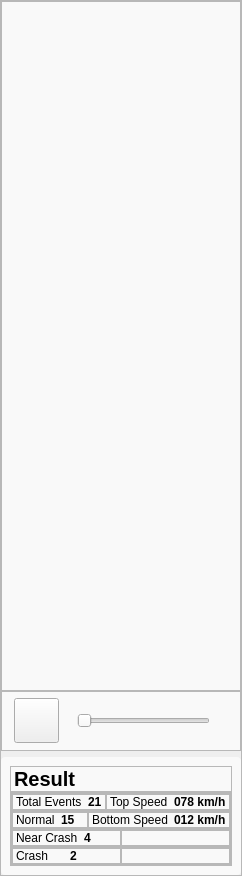
     <widget class="QFrame" name="frame_mid">
      <property name="styleSheet">
       <string notr="true"/>
      </property>
      <property name="frameShape">
       <enum>QFrame::StyledPanel</enum>
      </property>
      <property name="frameShadow">
       <enum>QFrame::Raised</enum>
      </property>
      <layout class="QVBoxLayout" name="verticalLayout_6">
       <property name="leftMargin">
        <number>0</number>
       </property>
       <property name="topMargin">
        <number>0</number>
       </property>
       <property name="rightMargin">
        <number>0</number>
       </property>
       <property name="bottomMargin">
        <number>0</number>
       </property>
       <item>
        <widget class="QFrame" name="frame_media">
         <property name="minimumSize">
          <size>
           <width>0</width>
           <height>750</height>
          </size>
         </property>
         <property name="styleSheet">
          <string notr="true">#frame_media {
	background-color: #f9f9f9;
	border-radius: 4px;
}</string>
         </property>
         <property name="frameShape">
          <enum>QFrame::StyledPanel</enum>
         </property>
         <property name="frameShadow">
          <enum>QFrame::Raised</enum>
         </property>
         <layout class="QVBoxLayout" name="verticalLayout_9">
          <property name="spacing">
           <number>0</number>
          </property>
          <property name="leftMargin">
           <number>0</number>
          </property>
          <property name="topMargin">
           <number>0</number>
          </property>
          <property name="rightMargin">
           <number>0</number>
          </property>
          <property name="bottomMargin">
           <number>0</number>
          </property>
          <item>
           <widget class="QFrame" name="frame_vid">
            <property name="frameShape">
             <enum>QFrame::StyledPanel</enum>
            </property>
            <property name="frameShadow">
             <enum>QFrame::Raised</enum>
            </property>
           </widget>
          </item>
          <item>
           <widget class="QFrame" name="frame_player">
            <property name="maximumSize">
             <size>
              <width>16777215</width>
              <height>60</height>
             </size>
            </property>
            <property name="frameShape">
             <enum>QFrame::StyledPanel</enum>
            </property>
            <property name="frameShadow">
             <enum>QFrame::Raised</enum>
            </property>
            <layout class="QHBoxLayout" name="horizontalLayout_10">
             <property name="spacing">
              <number>18</number>
             </property>
             <property name="leftMargin">
              <number>12</number>
             </property>
             <property name="topMargin">
              <number>0</number>
             </property>
             <property name="rightMargin">
              <number>30</number>
             </property>
             <property name="bottomMargin">
              <number>0</number>
             </property>
             <item>
              <widget class="QPushButton" name="btn_play">
               <property name="minimumSize">
                <size>
                 <width>45</width>
                 <height>45</height>
                </size>
               </property>
               <property name="styleSheet">
                <string notr="true"/>
               </property>
               <property name="text">
                <string/>
               </property>
               <property name="icon">
                <iconset>
                 <normaloff>assets/play_circle.svg</normaloff>
                 <normalon>assets/pause_circle_outline.svg</normalon>assets/play_circle.svg</iconset>
               </property>
               <property name="iconSize">
                <size>
                 <width>40</width>
                 <height>40</height>
                </size>
               </property>
              </widget>
             </item>
             <item>
              <widget class="QSlider" name="horizontalSlider">
               <property name="minimumSize">
                <size>
                 <width>0</width>
                 <height>36</height>
                </size>
               </property>
               <property name="orientation">
                <enum>Qt::Horizontal</enum>
               </property>
              </widget>
             </item>
            </layout>
           </widget>
          </item>
         </layout>
        </widget>
       </item>
       <item>
        <widget class="QFrame" name="frame_res">
         <property name="styleSheet">
          <string notr="true">#frame_res {
	background-color: #f9f9f9;
	border-radius: 4px;
}</string>
         </property>
         <property name="frameShape">
          <enum>QFrame::StyledPanel</enum>
         </property>
         <property name="frameShadow">
          <enum>QFrame::Raised</enum>
         </property>
         <layout class="QVBoxLayout" name="verticalLayout_13">
          <property name="spacing">
           <number>0</number>
          </property>
          <item>
           <widget class="QFrame" name="frame_res_top">
            <property name="maximumSize">
             <size>
              <width>16777215</width>
              <height>45</height>
             </size>
            </property>
            <property name="frameShape">
             <enum>QFrame::StyledPanel</enum>
            </property>
            <property name="frameShadow">
             <enum>QFrame::Raised</enum>
            </property>
            <layout class="QHBoxLayout" name="horizontalLayout_13">
             <property name="spacing">
              <number>0</number>
             </property>
             <property name="leftMargin">
              <number>3</number>
             </property>
             <property name="topMargin">
              <number>0</number>
             </property>
             <property name="rightMargin">
              <number>3</number>
             </property>
             <property name="bottomMargin">
              <number>0</number>
             </property>
             <item>
              <widget class="QLabel" name="label_res">
               <property name="styleSheet">
                <string notr="true">#label_res {
	font-weight: 600;
	font-size: 20px;
}</string>
               </property>
               <property name="text">
                <string>Result</string>
               </property>
              </widget>
             </item>
            </layout>
           </widget>
          </item>
          <item>
           <widget class="QFrame" name="frame_res_bot">
            <property name="frameShape">
             <enum>QFrame::StyledPanel</enum>
            </property>
            <property name="frameShadow">
             <enum>QFrame::Raised</enum>
            </property>
            <layout class="QVBoxLayout" name="verticalLayout_14">
             <property name="spacing">
              <number>0</number>
             </property>
             <property name="leftMargin">
              <number>0</number>
             </property>
             <property name="topMargin">
              <number>0</number>
             </property>
             <property name="rightMargin">
              <number>0</number>
             </property>
             <property name="bottomMargin">
              <number>0</number>
             </property>
             <item>
              <widget class="QFrame" name="frame_res_1">
               <property name="frameShape">
                <enum>QFrame::StyledPanel</enum>
               </property>
               <property name="frameShadow">
                <enum>QFrame::Raised</enum>
               </property>
               <layout class="QHBoxLayout" name="horizontalLayout_14">
                <property name="spacing">
                 <number>0</number>
                </property>
                <property name="leftMargin">
                 <number>0</number>
                </property>
                <property name="topMargin">
                 <number>0</number>
                </property>
                <property name="rightMargin">
                 <number>0</number>
                </property>
                <property name="bottomMargin">
                 <number>0</number>
                </property>
                <item>
                 <widget class="QFrame" name="frame_res_total">
                  <property name="frameShape">
                   <enum>QFrame::StyledPanel</enum>
                  </property>
                  <property name="frameShadow">
                   <enum>QFrame::Raised</enum>
                  </property>
                  <layout class="QHBoxLayout" name="horizontalLayout_15">
                   <property name="leftMargin">
                    <number>3</number>
                   </property>
                   <property name="topMargin">
                    <number>0</number>
                   </property>
                   <property name="rightMargin">
                    <number>3</number>
                   </property>
                   <property name="bottomMargin">
                    <number>0</number>
                   </property>
                   <item>
                    <widget class="QLabel" name="label_total_1">
                     <property name="maximumSize">
                      <size>
                       <width>150</width>
                       <height>16777215</height>
                      </size>
                     </property>
                     <property name="text">
                      <string>Total Events</string>
                     </property>
                    </widget>
                   </item>
                   <item>
                    <widget class="QLabel" name="label_total_2">
                     <property name="styleSheet">
                      <string notr="true">#label_total_2 {
	font-weight: 600;
}</string>
                     </property>
                     <property name="text">
                      <string>21</string>
                     </property>
                    </widget>
                   </item>
                  </layout>
                 </widget>
                </item>
                <item>
                 <widget class="QFrame" name="frame_res_speed">
                  <property name="frameShape">
                   <enum>QFrame::StyledPanel</enum>
                  </property>
                  <property name="frameShadow">
                   <enum>QFrame::Raised</enum>
                  </property>
                  <layout class="QHBoxLayout" name="horizontalLayout_16">
                   <property name="leftMargin">
                    <number>3</number>
                   </property>
                   <property name="topMargin">
                    <number>0</number>
                   </property>
                   <property name="rightMargin">
                    <number>3</number>
                   </property>
                   <property name="bottomMargin">
                    <number>0</number>
                   </property>
                   <item>
                    <widget class="QLabel" name="label_top_speed_1">
                     <property name="maximumSize">
                      <size>
                       <width>130</width>
                       <height>16777215</height>
                      </size>
                     </property>
                     <property name="text">
                      <string>Top Speed</string>
                     </property>
                    </widget>
                   </item>
                   <item>
                    <widget class="QLabel" name="label_top_speed_2">
                     <property name="styleSheet">
                      <string notr="true">#label_top_speed_2 {
	font-weight: 600;
}</string>
                     </property>
                     <property name="text">
                      <string>078 km/h</string>
                     </property>
                    </widget>
                   </item>
                  </layout>
                 </widget>
                </item>
               </layout>
              </widget>
             </item>
             <item>
              <widget class="QFrame" name="frame_res_2">
               <property name="frameShape">
                <enum>QFrame::StyledPanel</enum>
               </property>
               <property name="frameShadow">
                <enum>QFrame::Raised</enum>
               </property>
               <layout class="QHBoxLayout" name="horizontalLayout_17">
                <property name="spacing">
                 <number>0</number>
                </property>
                <property name="leftMargin">
                 <number>0</number>
                </property>
                <property name="topMargin">
                 <number>0</number>
                </property>
                <property name="rightMargin">
                 <number>0</number>
                </property>
                <property name="bottomMargin">
                 <number>0</number>
                </property>
                <item>
                 <widget class="QFrame" name="frame">
                  <property name="frameShape">
                   <enum>QFrame::StyledPanel</enum>
                  </property>
                  <property name="frameShadow">
                   <enum>QFrame::Raised</enum>
                  </property>
                  <layout class="QHBoxLayout" name="horizontalLayout_18">
                   <property name="leftMargin">
                    <number>3</number>
                   </property>
                   <property name="topMargin">
                    <number>0</number>
                   </property>
                   <property name="rightMargin">
                    <number>3</number>
                   </property>
                   <property name="bottomMargin">
                    <number>0</number>
                   </property>
                   <item>
                    <widget class="QLabel" name="label_normal_1">
                     <property name="maximumSize">
                      <size>
                       <width>130</width>
                       <height>16777215</height>
                      </size>
                     </property>
                     <property name="text">
                      <string>Normal</string>
                     </property>
                    </widget>
                   </item>
                   <item>
                    <widget class="QLabel" name="label_normal_2">
                     <property name="styleSheet">
                      <string notr="true">#label_normal_2 {
	font-weight: 600;
}</string>
                     </property>
                     <property name="text">
                      <string>15</string>
                     </property>
                    </widget>
                   </item>
                  </layout>
                 </widget>
                </item>
                <item>
                 <widget class="QFrame" name="frame_2">
                  <property name="frameShape">
                   <enum>QFrame::StyledPanel</enum>
                  </property>
                  <property name="frameShadow">
                   <enum>QFrame::Raised</enum>
                  </property>
                  <layout class="QHBoxLayout" name="horizontalLayout_19">
                   <property name="leftMargin">
                    <number>3</number>
                   </property>
                   <property name="topMargin">
                    <number>0</number>
                   </property>
                   <property name="rightMargin">
                    <number>3</number>
                   </property>
                   <property name="bottomMargin">
                    <number>0</number>
                   </property>
                   <item>
                    <widget class="QLabel" name="label_bot_speed_1">
                     <property name="maximumSize">
                      <size>
                       <width>130</width>
                       <height>16777215</height>
                      </size>
                     </property>
                     <property name="text">
                      <string>Bottom Speed</string>
                     </property>
                    </widget>
                   </item>
                   <item>
                    <widget class="QLabel" name="label_bot_speed_2">
                     <property name="styleSheet">
                      <string notr="true">#label_bot_speed_2 {
	font-weight: 600;
}</string>
                     </property>
                     <property name="text">
                      <string>012 km/h</string>
                     </property>
                    </widget>
                   </item>
                  </layout>
                 </widget>
                </item>
               </layout>
              </widget>
             </item>
             <item>
              <widget class="QFrame" name="frame_res_3">
               <property name="frameShape">
                <enum>QFrame::StyledPanel</enum>
               </property>
               <property name="frameShadow">
                <enum>QFrame::Raised</enum>
               </property>
               <layout class="QHBoxLayout" name="horizontalLayout_20">
                <property name="spacing">
                 <number>0</number>
                </property>
                <property name="leftMargin">
                 <number>0</number>
                </property>
                <property name="topMargin">
                 <number>0</number>
                </property>
                <property name="rightMargin">
                 <number>0</number>
                </property>
                <property name="bottomMargin">
                 <number>0</number>
                </property>
                <item>
                 <widget class="QFrame" name="frame_7">
                  <property name="frameShape">
                   <enum>QFrame::StyledPanel</enum>
                  </property>
                  <property name="frameShadow">
                   <enum>QFrame::Raised</enum>
                  </property>
                  <layout class="QHBoxLayout" name="horizontalLayout_21">
                   <property name="leftMargin">
                    <number>3</number>
                   </property>
                   <property name="topMargin">
                    <number>0</number>
                   </property>
                   <property name="rightMargin">
                    <number>3</number>
                   </property>
                   <property name="bottomMargin">
                    <number>0</number>
                   </property>
                   <item>
                    <widget class="QLabel" name="label_near_1">
                     <property name="maximumSize">
                      <size>
                       <width>130</width>
                       <height>16777215</height>
                      </size>
                     </property>
                     <property name="text">
                      <string>Near Crash</string>
                     </property>
                    </widget>
                   </item>
                   <item>
                    <widget class="QLabel" name="label_near_2">
                     <property name="styleSheet">
                      <string notr="true">#label_near_2 {
	font-weight: 600;
}</string>
                     </property>
                     <property name="text">
                      <string>4</string>
                     </property>
                    </widget>
                   </item>
                  </layout>
                 </widget>
                </item>
                <item>
                 <widget class="QFrame" name="frame_8">
                  <property name="frameShape">
                   <enum>QFrame::StyledPanel</enum>
                  </property>
                  <property name="frameShadow">
                   <enum>QFrame::Raised</enum>
                  </property>
                 </widget>
                </item>
               </layout>
              </widget>
             </item>
             <item>
              <widget class="QFrame" name="frame_res_4">
               <property name="frameShape">
                <enum>QFrame::StyledPanel</enum>
               </property>
               <property name="frameShadow">
                <enum>QFrame::Raised</enum>
               </property>
               <layout class="QHBoxLayout" name="horizontalLayout_22">
                <property name="spacing">
                 <number>0</number>
                </property>
                <property name="leftMargin">
                 <number>0</number>
                </property>
                <property name="topMargin">
                 <number>0</number>
                </property>
                <property name="rightMargin">
                 <number>0</number>
                </property>
                <property name="bottomMargin">
                 <number>0</number>
                </property>
                <item>
                 <widget class="QFrame" name="frame_9">
                  <property name="frameShape">
                   <enum>QFrame::StyledPanel</enum>
                  </property>
                  <property name="frameShadow">
                   <enum>QFrame::Raised</enum>
                  </property>
                  <layout class="QHBoxLayout" name="horizontalLayout_23">
                   <property name="leftMargin">
                    <number>3</number>
                   </property>
                   <property name="topMargin">
                    <number>0</number>
                   </property>
                   <property name="rightMargin">
                    <number>3</number>
                   </property>
                   <property name="bottomMargin">
                    <number>0</number>
                   </property>
                   <item>
                    <widget class="QLabel" name="label_crash_1">
                     <property name="maximumSize">
                      <size>
                       <width>130</width>
                       <height>16777215</height>
                      </size>
                     </property>
                     <property name="text">
                      <string>Crash</string>
                     </property>
                    </widget>
                   </item>
                   <item>
                    <widget class="QLabel" name="label_crash_2">
                     <property name="styleSheet">
                      <string notr="true">#label_crash_2 {
	font-weight: 600;
}</string>
                     </property>
                     <property name="text">
                      <string>2</string>
                     </property>
                    </widget>
                   </item>
                  </layout>
                 </widget>
                </item>
                <item>
                 <widget class="QFrame" name="frame_10">
                  <property name="frameShape">
                   <enum>QFrame::StyledPanel</enum>
                  </property>
                  <property name="frameShadow">
                   <enum>QFrame::Raised</enum>
                  </property>
                 </widget>
                </item>
               </layout>
              </widget>
             </item>
            </layout>
           </widget>
          </item>
         </layout>
        </widget>
       </item>
      </layout>
     </widget>
